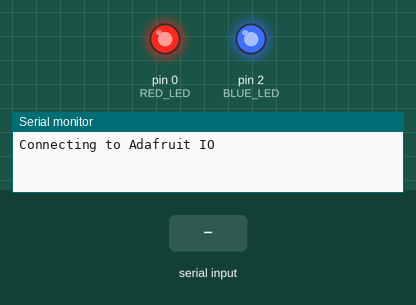
A sketch run on a simulated Arduino Uno, built for the host (arithmetic inside an expression is 32-bit, double 64-bit). Parts: output pins drawn as LEDs (lit = HIGH), the last lines printed to the serial monitor. Inputs (shaded band) come from the test bench.

Above: at 0.1 s.
At 2.7 s:
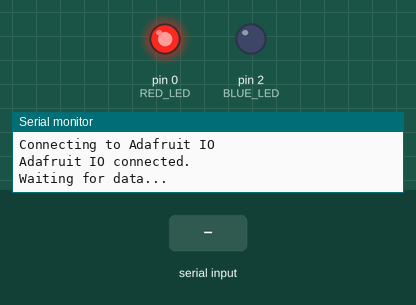
2.8 s: "1\n" received over the second serial link
Timing chart, 0 to 5.8 s (numbered marks = the images above; inputs shaded):
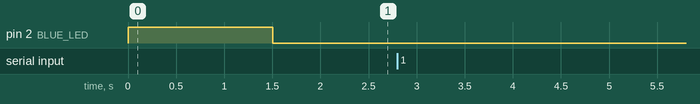

The sketch:

IOT_Prototyping_Huzzah_Receive.ino
```cpp
#include "config.h"
#include <SoftwareSerial.h>

#define RED_LED 0
#define BLUE_LED 2

SoftwareSerial mySerial( 14, 12 ); // RX
String inputString = ""; // a string to hold incoming data
int len = 0;
boolean stringComplete = false;  // whether the string is complete

AdafruitIO_Feed *counter = io.feed( "io" );

void setup() {
  pinMode( RED_LED, OUTPUT );
  digitalWrite( RED_LED, HIGH );
  pinMode( BLUE_LED, OUTPUT );
  digitalWrite( BLUE_LED, HIGH );

  Serial.begin( 115200 );
  Serial.print( "Connecting to Adafruit IO" );

  // connect to io.adafruit.com
  io.connect();

  // wait for a connection
  while ( io.status() < AIO_CONNECTED ) {
    Serial.print( "." );
    delay( 500 );
  }
  digitalWrite( BLUE_LED, LOW );

  // we are connected
  Serial.println();
  Serial.println( io.statusText() );

  Serial.println( "Waiting for data..." );
  inputString.reserve( 200 ); // reserve a buffer in memory for 200 chars max
  mySerial.begin( 19200 );
}

void loop() {
  //checkWifi();
  io.run();

  while ( mySerial.available() && !stringComplete ) {
    digitalWrite( RED_LED, LOW );
    char inChar = ( char ) mySerial.read();
    if ( inChar != '\n' ) {
      inputString += inChar;
      len ++;
    }
    else {
      stringComplete = true;
    }
  }

  if ( stringComplete ) {
    Serial.print( "sending -> " );
    Serial.println( inputString );
    char buf[ len ];
    inputString.toCharArray( buf, len );
    Serial.println( counter->save( buf ) );
    inputString = "";
    len = 0;
    stringComplete = false;
    digitalWrite( RED_LED, HIGH );
  }
}

void checkWifi() {
  if ( io.status() < AIO_CONNECTED ) {
    Serial.print( "Connecting to Adafruit IO" );

    // connect to io.adafruit.com
    io.connect();
    while ( io.status() < AIO_CONNECTED ) {
      Serial.print( "." );
      delay( 500 );
    }
  }
  analogWrite( BLUE_LED, 127 + sin( millis() / 100. ) );
}
```

config.h
```cpp
/************************ Adafruit IO Config *******************************/

// visit io.adafruit.com if you need to create an account,
// or if you need your Adafruit IO key.
#define IO_USERNAME    "your_username"
#define IO_KEY         "your_key"

/******************************* WIFI **************************************/

// the AdafruitIO_WiFi client will work with the following boards:
//   - HUZZAH ESP8266 Breakout -> https://www.adafruit.com/products/2471
//   - Feather HUZZAH ESP8266 -> https://www.adafruit.com/products/2821
//   - Feather M0 WiFi -> https://www.adafruit.com/products/3010
//   - Feather WICED -> https://www.adafruit.com/products/3056

#define WIFI_SSID       "your_ssid"
#define WIFI_PASS       "your_pass"

// comment out the following two lines if you are using fona or ethernet
#include "AdafruitIO_WiFi.h"
AdafruitIO_WiFi io(IO_USERNAME, IO_KEY, WIFI_SSID, WIFI_PASS);
```
